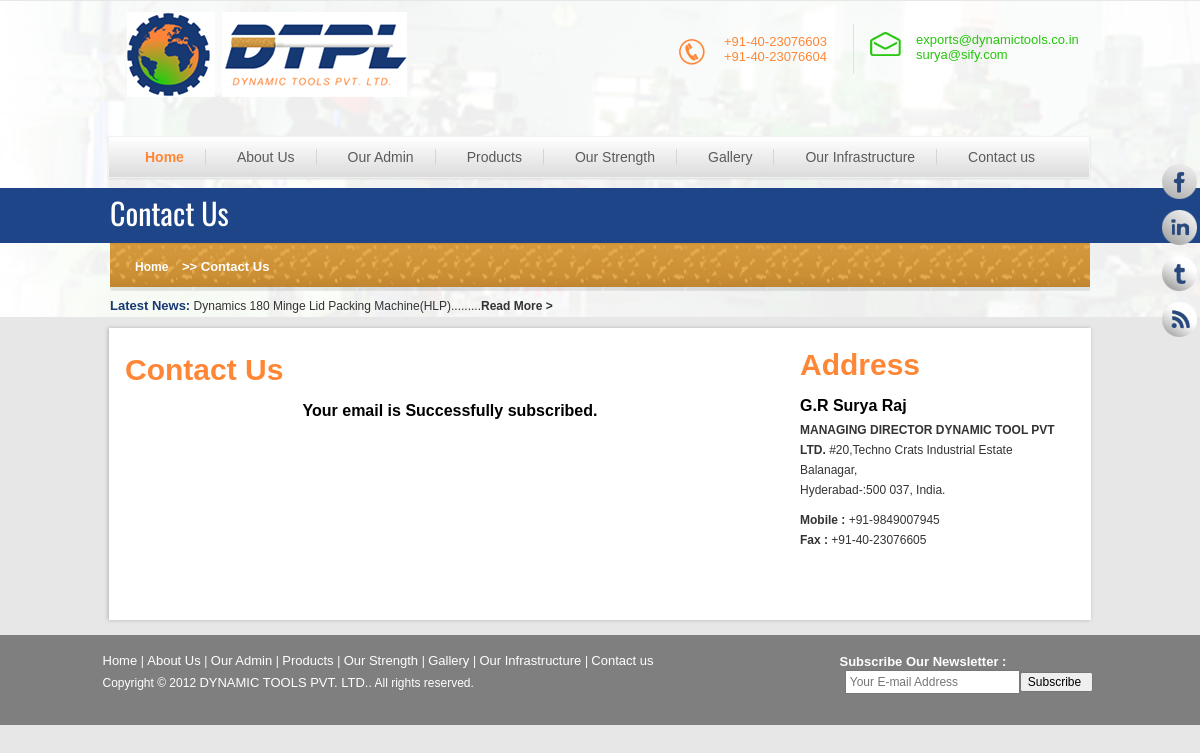
Page /sub.php on the committed database.
### tables this page shows
CREATE TABLE IF NOT EXISTS `wn_contacts` (
  `id` int(11) NOT NULL AUTO_INCREMENT,
  `rec_numbers` varchar(100) DEFAULT NULL,
  `rec_emails` varchar(1000) DEFAULT NULL,
  `address` varchar(1000) DEFAULT NULL,
  PRIMARY KEY (`id`)
);

CREATE TABLE IF NOT EXISTS `wn_latestinfo` (
  `id` int(11) NOT NULL AUTO_INCREMENT,
  `rec_numbers` varchar(100) DEFAULT NULL,
  `rec_emails` varchar(100) DEFAULT NULL,
  `rec_news` text,
  `image` varchar(100) DEFAULT NULL,
  `headline` varchar(225) NOT NULL,
  `rec_discription` text,
  PRIMARY KEY (`id`)
);

CREATE TABLE IF NOT EXISTS `wn_cms` (
  `cms_id` int(20) NOT NULL AUTO_INCREMENT,
  `cms_name` varchar(200) NOT NULL,
  `cms_desc` varchar(200) NOT NULL,
  `sub_title` varchar(100) NOT NULL,
  `meta_title` varchar(255) NOT NULL,
  `meta_keyword` varchar(255) NOT NULL,
  `meta_description` varchar(255) NOT NULL,
  `latestnews` mediumtext NOT NULL,
  `description` text NOT NULL,
  `cms_img` varchar(255) NOT NULL,
  `headline` varchar(225) NOT NULL,
  `img_desc` text NOT NULL,
  `cms_date` date DEFAULT NULL,
  PRIMARY KEY (`cms_id`)
);

### latest-info.php (called while the page is built, shortened)
<?
	$sqlstr = "select * from wn_latestinfo order by id DESC ";
	$myResult = mysql_query($sqlstr);
	if($all = mysql_fetch_array($myResult))
?>

### sub.php (the view, shortened to what this page needs)
<?
include ("include/header.php");
	$sqlstr = "select * from wn_cms where cms_name = 'Contact us'";
	$myResult = mysql_query($sqlstr);
	if($rs = mysql_fetch_array($myResult))
	{
		$disc  =stripslashes($rs["img_desc"]);
	}
?>
</div>
<div id="main-max-banner">
<div class="max-banner">
<div id="container">
 <div id="banner-fade">
        <ul class="bjqs">
        <li class="inner-title-h3">Contact Us</li>
        </ul>
<ol class="bjqs-markers h-centered"><li class="home-icon"><a href="index.html">Home</a> >> Contact Us</li>
<li>   </li></ol>
      </div>
		</div>
</div>
</div>
<div id="container">
<div class="news-div">
<? 	include('latest-info.php');   ?>
<strong>Latest News:</strong> <span><?= substr($all["rec_news"],0,140) ?>......<span class="read-bg"><a href="latestnews.php"><B>Read More ></B></a></span></span></div></div>
<div class="main-content">
<div class="main-column">
<div id="container">
<div id="column-right">
<div class="box">
<?php echo $disc; ?>
<? include('latest-info.php')?>
<p class="mobil-icon"><?=$all["rec_numbers"]?> </p>
<p class="emain-icon"><?=$all["rec_emails"]?> </p>
</div>
</div>
</div>
<div id="content">
<div class="box">
<div class="contact-box">
<div class="conte">
<h3> Contact Us</h3>
	<?
$sql="INSERT INTO wn_subscribers (`email`) VALUES('$_POST[email]')";
			if(mysql_query($sql))
			{
			echo "<CENTER><H2>Your email is Successfully subscribed.</H2></CENTER>";
			}
			else{
			echo"<CENTER><H2>Your email is Exist in our records.</H2></CENTER>";
			}
?>
</div>
</div>
</div>
</div>
</div>
</div>
</div>
<?
include ("include/footer.php");
?>

### include/header.php (shortened to what this page needs)
<!DOCTYPE html PUBLIC "-//W3C//DTD XHTML 1.0 Transitional//EN" "http://www.w3.org/TR/xhtml1/DTD/xhtml1-transitional.dtd">
<html xmlns="http://www.w3.org/1999/xhtml">
<head>
<link href="css/style.css" rel="stylesheet" type="text/css" />
</head>
<body>
<div class="main-wraper">
<div class="main-header">
  <div id="container">
<div id="header">
      <div id="logo"> <a href="index.php"><img alt="KPIAS" src="images/dt-logo_logo.png"></a></div>
<?
	$sqlstr = "select * from wn_contacts order by id DESC ";
	$myResult = mysql_query($sqlstr);
	if($all = mysql_fetch_array($myResult))
?>
 <div id="content-contact">
 <div class="box-c"><?=$all["rec_numbers"]?>
          </div>
 </div>
  <div id="content-email">
<div class="box-e"><?=$all["rec_emails"]?>
          </div>
 </div>
     </div>
   </div>
</div>
<div id="main-menu">
<div id="container">
<div id="menu">
<ul>
<li><a href="index.php" class="hover-c"><span>Home </span></a></li>
<li ><a href="about-us.php"><span>About Us</span> </a></li>
<li><a href="our-admin.php"><span>Our Admin </span></a></li>
<li><a href="products.php"><span>Products </span></a></li>
<li><a href="our-strength.php"><span> Our Strength</span>           </a></li>
<li ><a href="gallery.php"><span>Gallery</span></a></li>
<li ><a href="our-infrastructure.php"><span>Our Infrastructure</span></a></li>
<li ><a href="contact-us.php"><span>Contact us</span></a></li>
</ul>
</div>
 </div>

### rows in the picture
wn_contacts: rec_numbers "+91-40-23076603 +91-40-23076604", rec_emails "exports@dynamictools.co.in surya@sify.com"
wn_latestinfo: rec_news "Dynamics 180 Minge Lid Packing Machine(HLP)..."
wn_cms: img_desc "Address G.R Surya Raj MANAGING DIRECTOR DYNAMIC TOOL PVT LTD. #20,Techno Crats Industrial Estate Balanagar, Hyderabad-:500 037, India. Mobile : +91-9849007945 Fax : +91-40-23076605"
